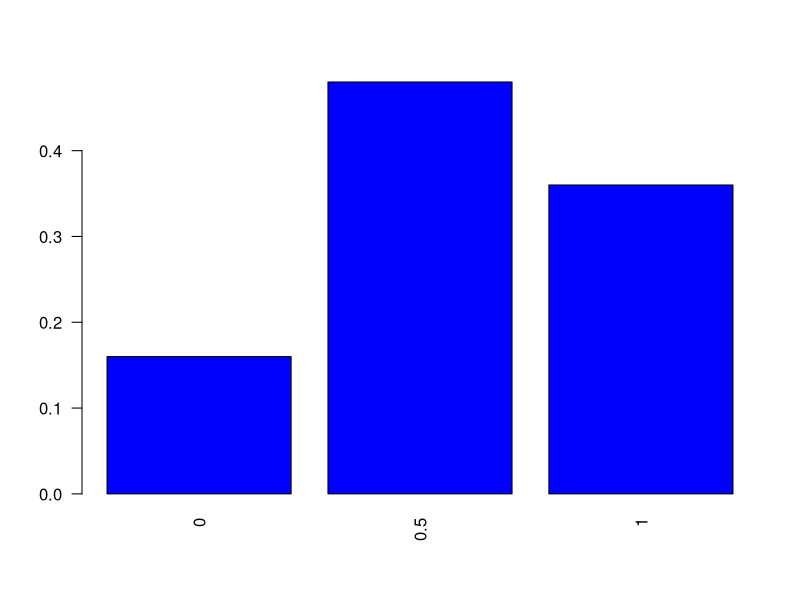
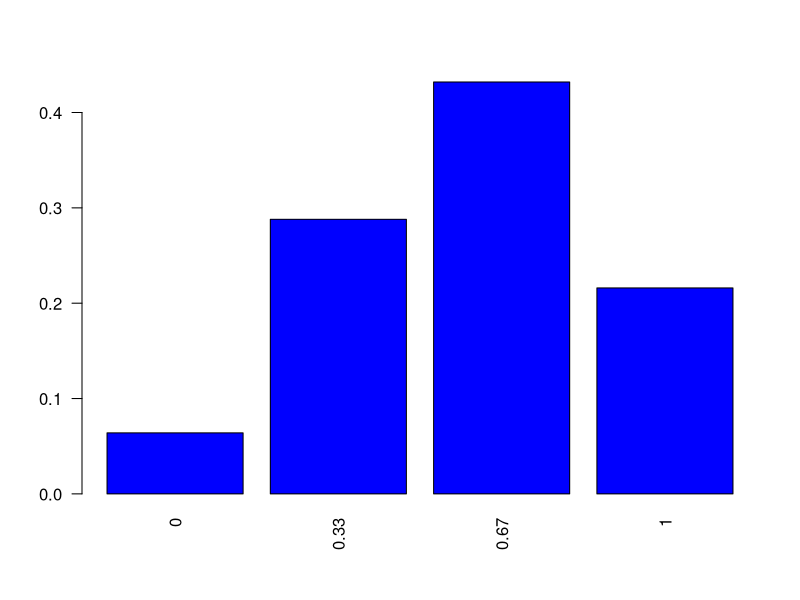
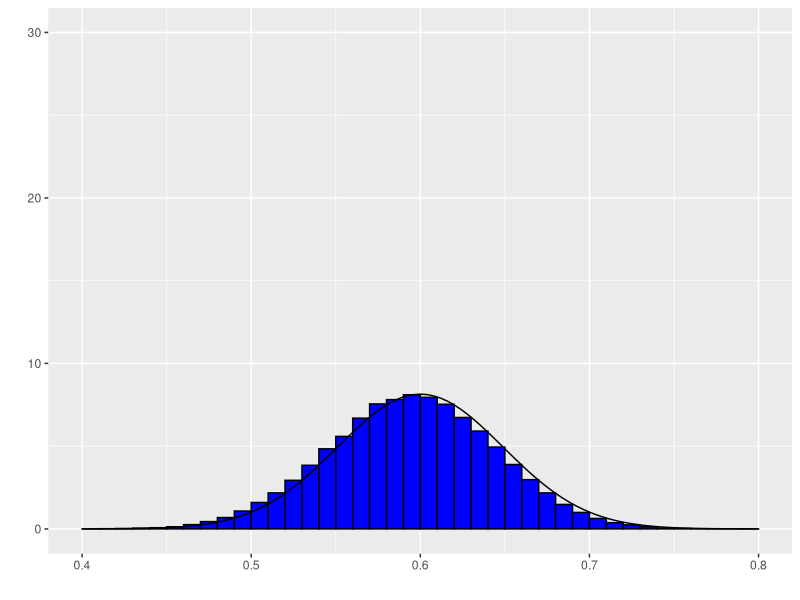
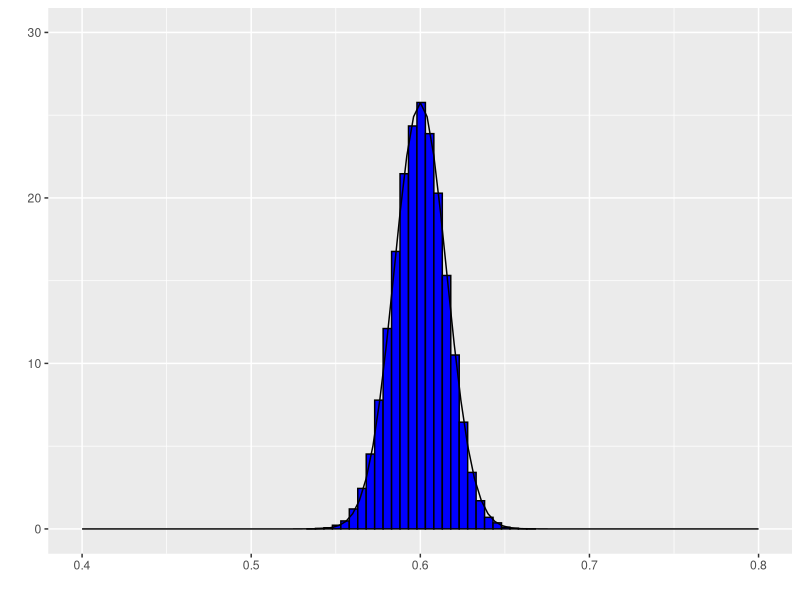

Reproduce these figures in R, in order.
## ---- chunk 1
library(kableExtra)
aa <- expand.grid(1:5,1:5)
xx <- c(1,0,1,0,1)
phat <- unlist(apply(aa,1,function(x) mean(xx[x])))
aa$phat <- phat
#colnames(aa) <- c("Pessoa amostrada 1","Pessoa amostrada 2","$\\hat{p}$")
kable(aa,align = 'ccc',col.names = c("Pessoa amostrada 1","Pessoa amostrada 2","$\\hat{p}$"))
## ---- chunk 2
ff <- as.data.frame(table(aa$phat))
ff$Prop=ff$Freq/(sum(ff$Freq))
kable(ff[,c(1,3)],align = 'cc',col.names = c("$x$","$P(\\hat{p}=x)$"))
## ---- chunk 3
namess <- as.character(round(as.numeric(as.character(ff$Var1)),2))
barplot(ff$Prop, names.arg=namess, col="blue", main="", 
            cex.lab=1.0, cex.axis=1.0, cex.names=1.0, cex.main=2, las=2)
## ---- chunk 4
library(kableExtra)
aa <- expand.grid(1:5,1:5,1:5)
xx <- c(1,0,1,0,1)
phat <- unlist(apply(aa,1,function(x) mean(xx[x])))
aa$phat <- round(phat,3)
#colnames(aa) <- c("Pessoa amostrada 1","Pessoa amostrada 2","$\\hat{p}$")
kable(aa,align = 'ccc',col.names = c("Pessoa amostrada 1","Pessoa amostrada 2","Pessoa amostrada 3","$\\hat{p}$"))
## ---- chunk 5
ff <- as.data.frame(table(aa$phat))
ff$Prop=round(ff$Freq/(sum(ff$Freq)),3)
kable(ff[,c(1,3)],align = 'cc',col.names = c("$x$","$P(\\hat{p}=x)$"))
## ---- chunk 6
namess <- as.character(round(as.numeric(as.character(ff$Var1)),2))
barplot(ff$Prop, names.arg=namess, col="blue", main="", 
            cex.lab=1.0, cex.axis=1.0, cex.names=1.0, cex.main=2, las=2)
## ---- chunk 7
N=1000000
n=100
n1 = ceiling(N*.6)
n2= N-n1
xx <- c(rep(1,n1),rep(0,n2))
B=100000
bb <- matrix(NA,nrow=B,ncol=n)
for (i in 1:B)
{
  bb[i,] <- sample(1:N,n,replace=TRUE)
}
phat <- unlist(apply(bb,1,function(x) mean(xx[x])))
aa <- data.frame(bb)
aa$phat <- round(phat,3)
## ---- chunk 8
ff <- as.data.frame(table(aa$phat))
ff$Prop=round(ff$Freq/(sum(ff$Freq)),3)
## ---- chunk 9
library(ggplot2)
df <- data.frame(PF = aa$phat)
ggplot(df, aes(x = PF)) + 
    geom_histogram(aes(y =..density..),
                   breaks = seq(min(aa$phat), max(aa$phat), by = .01), 
                   colour = "black", 
                   fill = "blue") +
stat_function(fun = dnorm, args = list(mean = 0.6, sd = sqrt(0.6*.4/n))) + xlab(" ") + ylab(" ") + ylim(0,30) + xlim(0.4,0.8)


## ---- chunk 10
N=1000000
n=1000
n1 = ceiling(N*.6)
n2= N-n1
xx <- c(rep(1,n1),rep(0,n2))
B=100000
bb <- matrix(NA,nrow=B,ncol=n)
for (i in 1:B)
{
  bb[i,] <- sample(1:N,n,replace=TRUE)
}
phat <- unlist(apply(bb,1,function(x) mean(xx[x])))
aa <- data.frame(bb)
aa$phat <- round(phat,3)
## ---- chunk 11
ff <- as.data.frame(table(aa$phat))
ff$Prop=round(ff$Freq/(sum(ff$Freq)),3)
## ---- chunk 12
df <- data.frame(PF = aa$phat)
ggplot(df, aes(x = PF)) + 
    geom_histogram(aes(y =..density..),
                   breaks = seq(min(aa$phat), max(aa$phat), by = .005), 
                   colour = "black", 
                   fill = "blue") +
stat_function(fun = dnorm, args = list(mean = 0.6, sd = sqrt(0.6*.4/n))) + xlab(" ") + ylab(" ") + ylim(0,30)+xlim(0.4,0.8)
